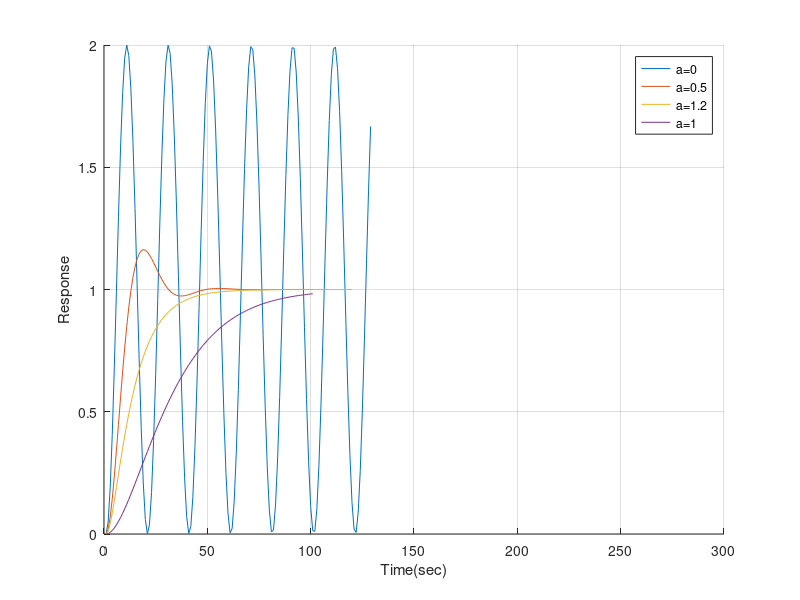

The MATLAB script that drew this image:
K=1
figure
hold on
for a=[0,0.5,1.2,1]
    num=[K*K]
    den = [1 2*a*K K*K];
    G2=tf(num, den)
    xlim([0 300])
    plot(step(G2))
end
grid on
legend('a=0', 'a=0.5', 'a=1.2', 'a=1')
xlabel('Time(sec)')
ylabel('Response')
grid on